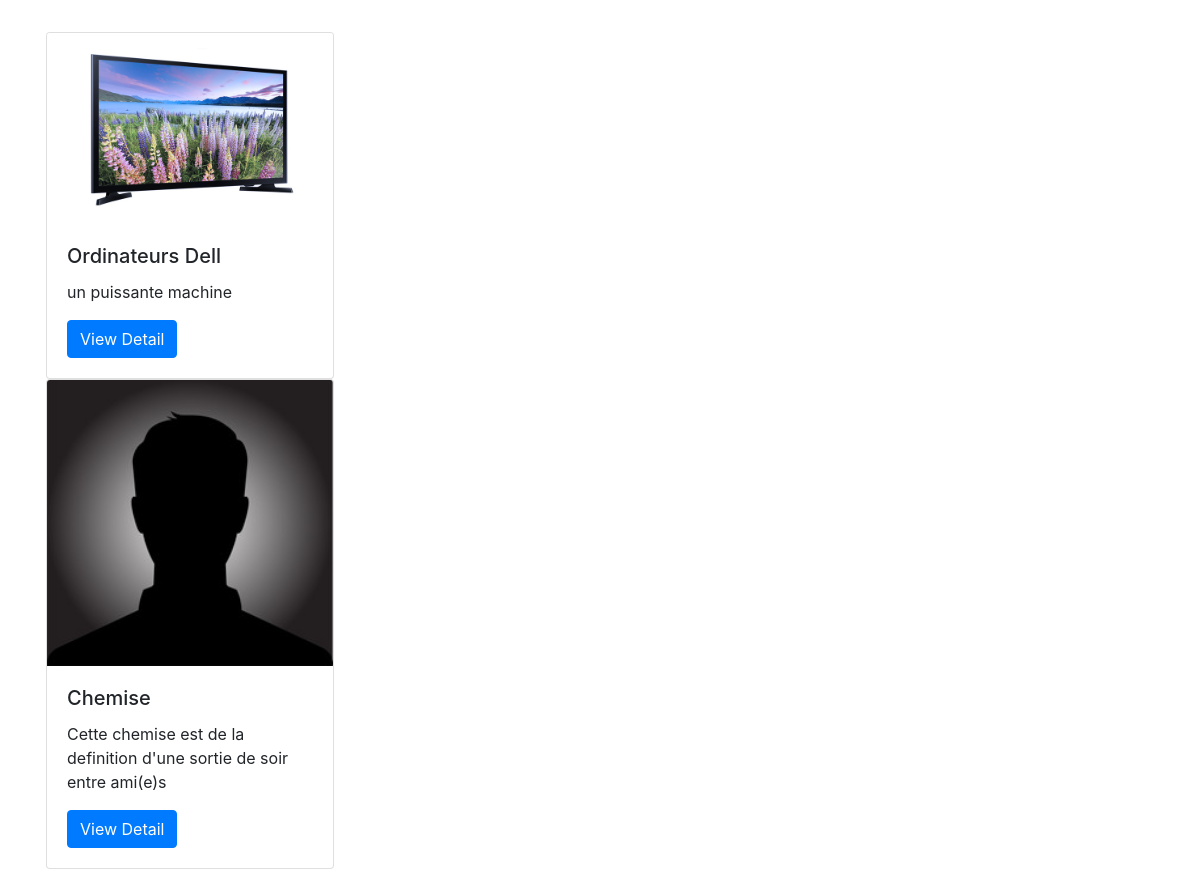
The page / on the database its author committed.
### products/models.py (models this page shows, shortened)
class Product(models.Model):
    name = models.CharField(max_length=200)
    tags = models.ManyToManyField(ProductTag, blank=True)
    desc = models.TextField(_("Description"), blank=True)
    thumbnail = models.ImageField(upload_to=get_image_filename, blank=True)
    url = models.URLField()
    quantity = models.IntegerField(default=1)
    created_at = models.DateTimeField(auto_now_add=True)
    updated_at = models.DateTimeField(auto_now=True)
    class Meta:
        ordering = ("-created_at",)

### products/views.py (the view)
# urls.py: path("", ProductListView.as_view(), name="product-list"),
class ProductListView(ListView):
    model = Product
    context_object_name = "products"
    template_name = "products/product_list.html"

### templates/products/product_list.html
{% extends "base.html" %}
 {% block title %} Products {% endblock title%} {% block content %} {% for product in products %}
<div class="card" style="width: 18rem">
  <img
    class="card-img-top"
    src="{{product.thumbnail.url}}"
    alt="Card image cap"
  />
  <div class="card-body">
    <h5 class="card-title">{{product.name}}</h5>
    <p class="card-text">{{product.desc}}</p>
    <a
      href="{% url 'products:product-detail' product.id %}"
      class="btn btn-primary"
      >View Detail</a
    >
  </div>
</div>
{% endfor %} {% endblock content %}

### rows shown on the page
Product: thumbnail (picture), name "Ordinateurs Dell", desc "un puissante machine"
Product: thumbnail (picture), name "Chemise", desc "Cette chemise est de la definition d'une sortie de soir entre ami(e)s"
